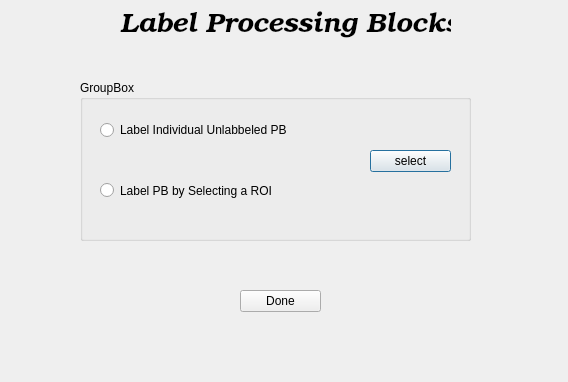
<?xml version="1.0" encoding="UTF-8"?>
<ui version="4.0">
 <class>LabelProcessingBlocks</class>
 <widget class="QDialog" name="LabelProcessingBlocks">
  <property name="geometry">
   <rect>
    <x>0</x>
    <y>0</y>
    <width>568</width>
    <height>382</height>
   </rect>
  </property>
  <property name="windowTitle">
   <string>Dialog</string>
  </property>
  <widget class="QLabel" name="label">
   <property name="geometry">
    <rect>
     <x>120</x>
     <y>10</y>
     <width>331</width>
     <height>31</height>
    </rect>
   </property>
   <property name="font">
    <font>
     <family>URW Bookman L</family>
     <pointsize>20</pointsize>
     <weight>50</weight>
     <italic>true</italic>
     <bold>false</bold>
    </font>
   </property>
   <property name="text">
    <string>Label Processing Blocks</string>
   </property>
  </widget>
  <widget class="QGroupBox" name="groupBox">
   <property name="geometry">
    <rect>
     <x>80</x>
     <y>80</y>
     <width>391</width>
     <height>161</height>
    </rect>
   </property>
   <property name="title">
    <string>GroupBox</string>
   </property>
   <widget class="QRadioButton" name="radioButton">
    <property name="geometry">
     <rect>
      <x>20</x>
      <y>40</y>
      <width>221</width>
      <height>20</height>
     </rect>
    </property>
    <property name="text">
     <string>Label Individual Unlabbeled PB</string>
    </property>
   </widget>
   <widget class="QRadioButton" name="radioButton_2">
    <property name="geometry">
     <rect>
      <x>20</x>
      <y>100</y>
      <width>211</width>
      <height>21</height>
     </rect>
    </property>
    <property name="text">
     <string>Label PB by Selecting a ROI</string>
    </property>
   </widget>
   <widget class="QPushButton" name="pushButton">
    <property name="geometry">
     <rect>
      <x>290</x>
      <y>70</y>
      <width>81</width>
      <height>22</height>
     </rect>
    </property>
    <property name="text">
     <string>select</string>
    </property>
   </widget>
  </widget>
  <widget class="QPushButton" name="pushButton_2">
   <property name="geometry">
    <rect>
     <x>240</x>
     <y>290</y>
     <width>81</width>
     <height>22</height>
    </rect>
   </property>
   <property name="text">
    <string>Done</string>
   </property>
  </widget>
 </widget>
 <resources/>
 <connections/>
</ui>
